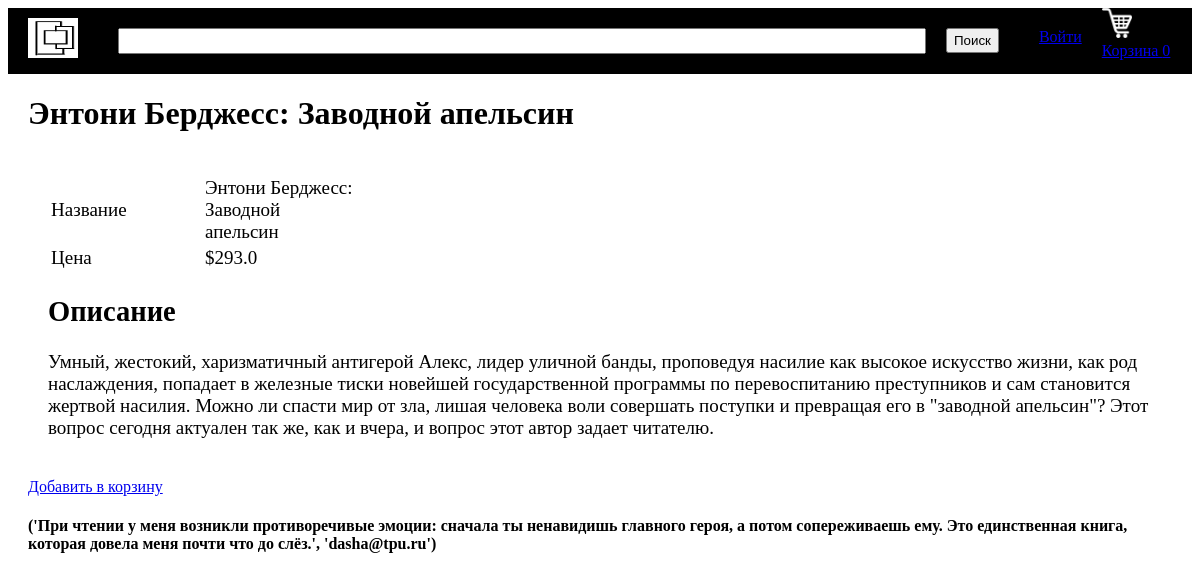
The page /productDescription?productId=3 on the database its author committed.
### tables this page shows
CREATE TABLE products
		(productId INTEGER PRIMARY KEY,
		name TEXT,
		price REAL,
		description TEXT,
		stock INTEGER,
		categoryId INTEGER,
		FOREIGN KEY(categoryId) REFERENCES categories(categoryId)
		);

### main.py (the view)
@app.route("/productDescription")
def productDescription():
    loggedIn, firstName, noOfItems = getLoginDetails()
    productId = request.args.get('productId')
    with sqlite3.connect('database.db') as conn:
        cur = conn.cursor()
        cur.execute('SELECT productId, name, price, description, stock FROM products WHERE productId = ' + productId)
        productData = cur.fetchone()
        cur.execute('SELECT comments.body, comments.username FROM comments, products WHERE products.productId = comments.productId AND comments.productID = ' + str(productData[0]))
        comments = cur.fetchall()
    conn.close()
    return render_template("productDescription.html", data=productData, comments=comments, loggedIn = loggedIn, firstName = firstName, noOfItems = noOfItems)

### main.py (called while the page is built)
def getLoginDetails():
    with sqlite3.connect('database.db') as conn:
        cur = conn.cursor()
        if 'email' not in session:
            loggedIn = False
            firstName = ''
            noOfItems = 0
        else:
            loggedIn = True
            cur.execute("SELECT userId, firstName FROM users WHERE email = '" + session['email'] + "'")
            userId, firstName = cur.fetchone()
            cur.execute("SELECT count(productId) FROM basket WHERE userId = " + str(userId))
            noOfItems = cur.fetchone()[0]
    conn.close()
    return (loggedIn, firstName, noOfItems)

### templates/productDescription.html (shortened to what this page needs)
<!DOCTYPE HTML>
<html>
<head>
<link rel="stylesheet" href={{url_for('static', filename='css/productDescription.css')}} />
<link rel="stylesheet" href={{ url_for('static', filename='css/topStyle.css')}} />
</head>
<body>
<div id="title">
	<a href="/">
		<img id="logo" src= {{ url_for('static', filename='images/logo.png') }} />
	</a>
	<form>
		<input id="searchBox" type="text" name="searchQuery">
		<input id="searchButton" type="submit" value="Поиск">
	</form>
	{% if not loggedIn %}
	<div id="signInButton">
		<a class="link" href="/loginForm">Войти</a>
	</div>
	{% endif %}
	<div id="basket">
		<a class="link" href="/basket">
			<img src={{url_for('static', filename='images/shoppingCart.png')}} id="cartIcon" />
			Корзина {{noOfItems}}
		</a>
	</div>
</div>
<div id="display">
	<div id="productName">
		<h1>{{data[1]}}</h1>
	</div>
	<div id="productDescription">
		<table id="descriptionTable">
			<tr>
				<td>Название</td>
				<td>{{data[1]}}</td>
			</tr>
			<tr>
				<td>Цена</td>
				<td>${{data[2]}}</td>
			</tr>
		</table>
		<h2>Описание</h2>
		<p>{{data[3]}}</p>
	</div>
	<div id="addToBasket">
		<a href="/addToBasket?productId={{request.args.get('productId')}}">Добавить в корзину</a>
	</div>
<h4 class="commenter">{{ comments[0] }}</h4><div class="comment">{{ comments[1] }}</div>
</div>
</body>
</html>

### static/css/productDescription.css (style rules this page uses)
#display { margin-top: 20px; margin-left: 20px; margin-right: 20px; margin-bottom: 20px; }
#productDescription { margin-left: 20px; margin-right: 20px; margin-top: 20px; margin-bottom: 20px; display: inline-block; font-size: 19px; }
#descriptionTable td { width: 150px; }

### static/css/topStyle.css (style rules this page uses)
#logo { height: 40px; width: 50px; margin-left: 20px; margin-top: 10px; margin-bottom: 10px; margin-right: 20px; float: left; }
#title { background-color: black; display: inline-block; width: 100%; }
#searchBox { height: 20px; width: 800px; margin-left: 20px; margin-top: 20px; margin-bottom: 20px; margin-right: 20px; float: left; font-size: 1.5em; }
#searchButton { height: 25px; margin-top: 20px; margin-bottom: 20px; margin-right: 20px; float: left; }
#signInButton { color: yellow; margin-top: 20px; margin-bottom: 20px; margin-left: 20px; margin-right: 20px; float: left; }
#cartIcon { height: 30px; width: 30px; }

### rows shown on the page
products: name "Энтони Берджесс: Заводной апельсин", price "293.0", description "Умный, жестокий, харизматичный антигерой Алекс, лидер уличной банды, проповедуя насилие как высокое искусство жизни, как род наслаждения, попадает в железные тиски новейшей государственной программы по перевоспитанию преступников и сам становится жертвой насилия. Можно ли спасти мир от зла, лишая человека воли совершать поступки и превращая его в \"заводной апельсин\"? Этот вопрос сегодня актуален так же, как и вчера, и вопрос этот автор задает читателю."

### other values the page prints
{{ noOfItems }} "0"
{{ comments[0] }} "('При чтении у меня возникли противоречивые эмоции: сначала ты ненавидишь главного героя, а потом сопереживаешь ему. Это единственная книга, которая довела меня почти что до слёз.', 'dasha@tpu.ru')"
